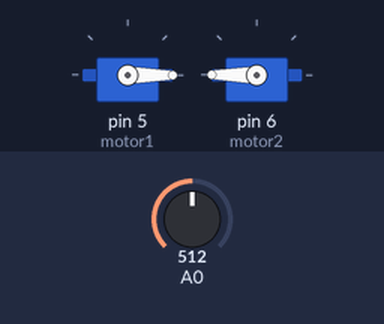
Bench run of a sketch on a simulated Arduino Uno, built with avr-gcc and run on an emulated ATmega328P. Shown: 2 × servo. The inputs (shaded band) are chosen by the test bench; at power-on: A0 = 512.

Above: at 1.2 s.
1.3 s: A0 set to 366
2.8 s: A0 set to 343
At 3.9 s:
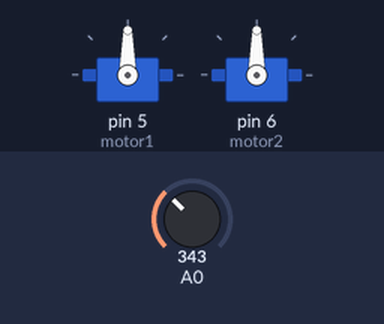
4.3 s: A0 set to 360
At 5.1 s:
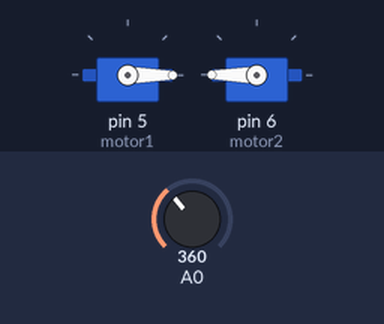
5.8 s: A0 set to 340
At 6.2 s:
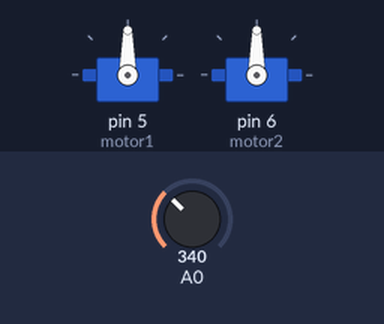
Timing chart, 0 to 8.3 s (numbered marks = the images above; inputs shaded):
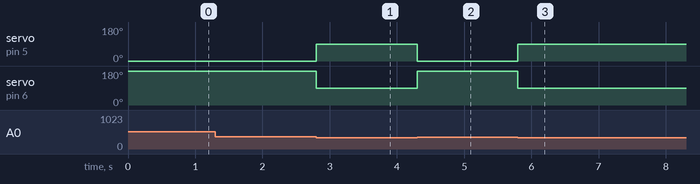

Measured:
- the behaviour switches between 351 and 350 on A0 (found by bisection; images 0 and 1)
- after the input at 1.3 s, every drawn part: stays the same
- after the input at 2.8 s, servo on pin 5 (motor1): 0° → 90° at once; servo on pin 6 (motor2): 180° → 90° at once
- after the input at 4.3 s, servo on pin 5 (motor1): 90° → 0° at once; servo on pin 6 (motor2): 90° → 180° at once
- after the input at 5.8 s, servo on pin 5 (motor1): 0° → 90° at once; servo on pin 6 (motor2): 180° → 90° at once

The sketch:

IRFollower.ino
```cpp
#include <Servo.h>

Servo motor1;
Servo motor2;

void setup() {
motor1.attach(5);
motor2.attach(6);

}

void loop() {
  int sensorValue = analogRead(A0);
  if(sensorValue > 350){
   motor1.write(0);
    motor2.write(180);
  }else{
   motor1.write(90);
    motor2.write(90);
  }

}
```
